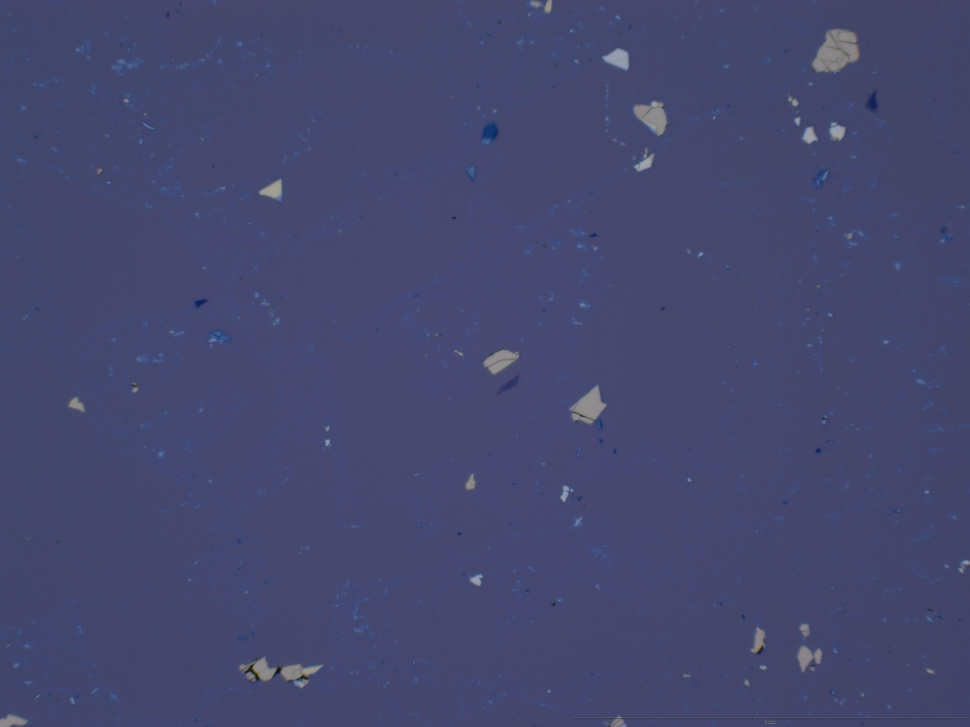
#> input picture playground/testImg/5x_test.jpeg, 970 x 727 px, shrunk from 4912 x 3684 before the run, found by its file name
$ python siftTest.py
#> lines starting #> are read from the running program, lines starting #| are printed output that depends on the picture
import cv2
import numpy as np

img = cv2.imread('playground/testImg/5x_test.jpeg', cv2.IMREAD_GRAYSCALE)
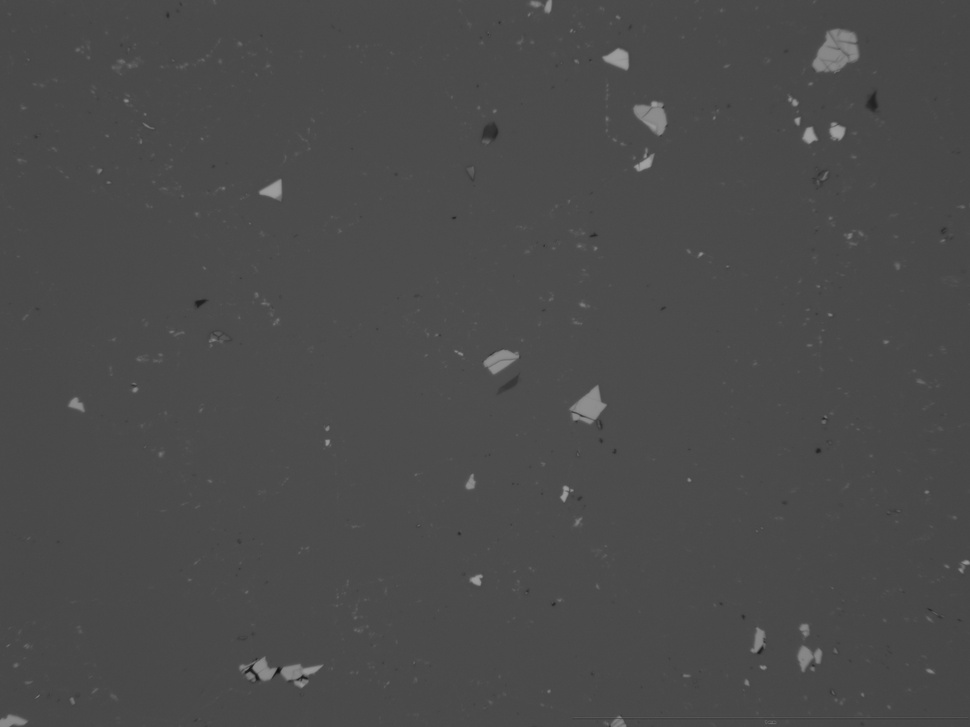
#> img: shape (727, 970); min 16, max 163, mean 75.4

# Get image dimensions
height, width = img.shape[:2]
#> height = 727; width = 970

# Crop left 2/3 of the image
crop_width_left = int(width * 2/3)
#> crop_width_left = 646
img_left_2_3 = img[0:height, 0:crop_width_left]
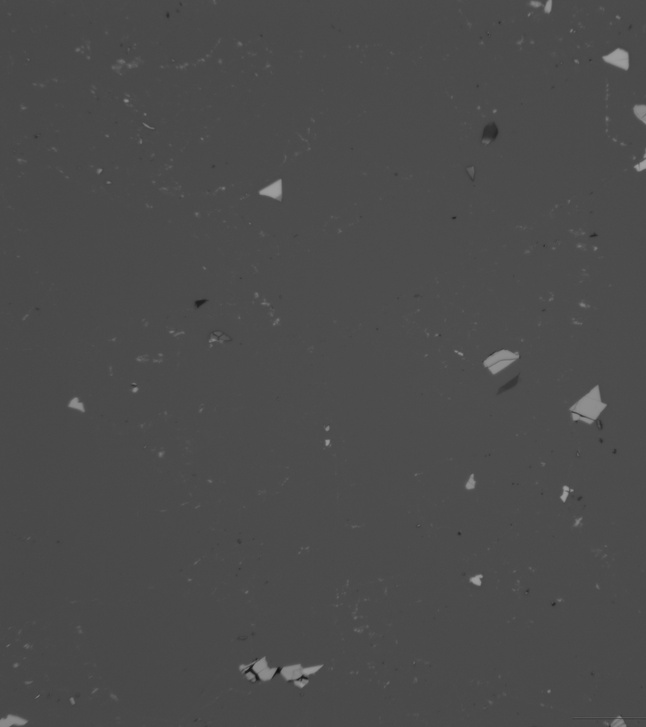
#> img_left_2_3: shape (727, 646); min 16, max 163, mean 75.8

# Crop right 2/3 of the image
# Start from 1/3 position and go to the end
start_x_right = int(width * 1/3)
#> start_x_right = 323
img_right_2_3 = img[0:height, start_x_right:width]
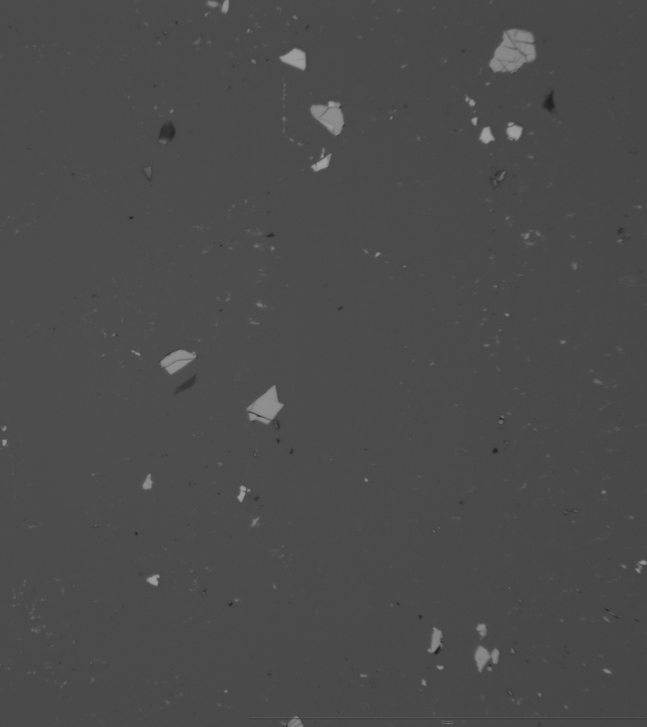
#> img_right_2_3: shape (727, 647); min 31, max 163, mean 75.6

# Create SIFT detector
sift = cv2.SIFT_create()

# Detect keypoints and descriptors
keypoints_left, descriptors_left = sift.detectAndCompute(img_left_2_3, None)
#> keypoints_left = 155 keypoints; strongest (x, y, size): (619, 58, 13.1), (274, 190, 11.2), (476, 580, 6.5), (278, 671, 3.5)
keypoints_right, descriptors_right = sift.detectAndCompute(img_right_2_3, None)
#> keypoints_right = 187 keypoints; strongest (x, y, size): (486, 136, 8.7), (514, 132, 9.6), (296, 58, 13.1), (153, 580, 6.5)

bf = cv2.BFMatcher()
matches = bf.knnMatch(descriptors_left, descriptors_right, k=2)
#> matches = 155 matches

# Apply ratio test to filter good matches
good_matches = []
for m, n in matches:
    if m.distance < 0.7 * n.distance:
        good_matches.append(m)
#> after the loop, good_matches = 74 matches

pts_left  = np.float32([keypoints_left[m.queryIdx].pt  for m in good_matches]).reshape(-1,1,2)
#> pts_left = 74 rows, first 8: [263.5, 669.9], [327.2, 428.5], [436.6, 334.8], [454, 217.7], [459.1, 533.3], [459.1, 533.3], [460.6, 353.7], [460.6, 353.7]
pts_right = np.float32([keypoints_right[m.trainIdx].pt for m in good_matches]).reshape(-1,1,2)
#> pts_right = 74 rows, first 8: [514.1, 131.8], [4.24, 428.5], [113.6, 334.8], [131, 217.7], [136.1, 533.3], [136.1, 533.3], [137.6, 353.7], [137.6, 353.7]

# Estimate homography that maps RIGHT -> LEFT
H, inlier_mask = cv2.findHomography(pts_right, pts_left, cv2.RANSAC, 4.0)
#> H = [[1, -1.13e-05, 323], [0.000136, 1, -0.0281], [2.31e-07, -1.04e-08, 1]]; inlier_mask = 74 values from 0 to 1
